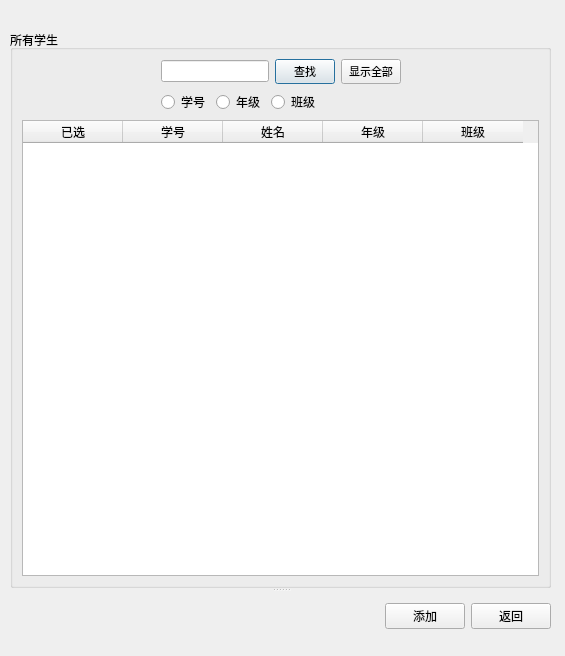
<?xml version="1.0" encoding="UTF-8"?>
<ui version="4.0">
 <class>AddStudent</class>
 <widget class="QDialog" name="AddStudent">
  <property name="geometry">
   <rect>
    <x>0</x>
    <y>0</y>
    <width>565</width>
    <height>656</height>
   </rect>
  </property>
  <property name="windowTitle">
   <string>Dialog</string>
  </property>
  <widget class="QSplitter" name="splitter">
   <property name="geometry">
    <rect>
     <x>10</x>
     <y>30</y>
     <width>541</width>
     <height>611</height>
    </rect>
   </property>
   <property name="orientation">
    <enum>Qt::Vertical</enum>
   </property>
   <widget class="QGroupBox" name="groupBox">
    <property name="sizePolicy">
     <sizepolicy hsizetype="Fixed" vsizetype="Fixed">
      <horstretch>0</horstretch>
      <verstretch>0</verstretch>
     </sizepolicy>
    </property>
    <property name="font">
     <font>
      <pointsize>9</pointsize>
     </font>
    </property>
    <property name="title">
     <string>所有学生</string>
    </property>
    <layout class="QGridLayout" name="gridLayout">
     <item row="0" column="0">
      <spacer name="horizontalSpacer_2">
       <property name="orientation">
        <enum>Qt::Horizontal</enum>
       </property>
       <property name="sizeHint" stdset="0">
        <size>
         <width>59</width>
         <height>20</height>
        </size>
       </property>
      </spacer>
     </item>
     <item row="0" column="1">
      <layout class="QVBoxLayout" name="verticalLayout">
       <item>
        <layout class="QHBoxLayout" name="horizontalLayout_2">
         <item>
          <widget class="QLineEdit" name="lineEdit_searchstudent"/>
         </item>
         <item>
          <widget class="QPushButton" name="pushButton_searchstudent">
           <property name="sizePolicy">
            <sizepolicy hsizetype="Fixed" vsizetype="Fixed">
             <horstretch>60</horstretch>
             <verstretch>25</verstretch>
            </sizepolicy>
           </property>
           <property name="maximumSize">
            <size>
             <width>60</width>
             <height>25</height>
            </size>
           </property>
           <property name="font">
            <font>
             <pointsize>8</pointsize>
            </font>
           </property>
           <property name="text">
            <string>查找</string>
           </property>
          </widget>
         </item>
         <item>
          <widget class="QPushButton" name="pushButton_allstudent">
           <property name="sizePolicy">
            <sizepolicy hsizetype="Fixed" vsizetype="Fixed">
             <horstretch>60</horstretch>
             <verstretch>25</verstretch>
            </sizepolicy>
           </property>
           <property name="maximumSize">
            <size>
             <width>60</width>
             <height>25</height>
            </size>
           </property>
           <property name="font">
            <font>
             <pointsize>8</pointsize>
            </font>
           </property>
           <property name="text">
            <string>显示全部</string>
           </property>
          </widget>
         </item>
        </layout>
       </item>
       <item>
        <layout class="QHBoxLayout" name="horizontalLayout">
         <item>
          <widget class="QRadioButton" name="radioButton_studentnumber">
           <property name="text">
            <string>学号</string>
           </property>
          </widget>
         </item>
         <item>
          <widget class="QRadioButton" name="radioButton_grade">
           <property name="text">
            <string>年级</string>
           </property>
          </widget>
         </item>
         <item>
          <widget class="QRadioButton" name="radioButton_class">
           <property name="text">
            <string>班级</string>
           </property>
          </widget>
         </item>
         <item>
          <spacer name="horizontalSpacer">
           <property name="orientation">
            <enum>Qt::Horizontal</enum>
           </property>
           <property name="sizeHint" stdset="0">
            <size>
             <width>40</width>
             <height>20</height>
            </size>
           </property>
          </spacer>
         </item>
        </layout>
       </item>
      </layout>
     </item>
     <item row="0" column="2">
      <spacer name="horizontalSpacer_3">
       <property name="orientation">
        <enum>Qt::Horizontal</enum>
       </property>
       <property name="sizeHint" stdset="0">
        <size>
         <width>58</width>
         <height>20</height>
        </size>
       </property>
      </spacer>
     </item>
     <item row="1" column="0" colspan="3">
      <widget class="QTableWidget" name="tableWidget_allstudent">
       <property name="font">
        <font>
         <family>宋体</family>
         <pointsize>9</pointsize>
        </font>
       </property>
       <property name="mouseTracking">
        <bool>false</bool>
       </property>
       <property name="toolTip">
        <string>所有学生名单</string>
       </property>
       <property name="editTriggers">
        <set>QAbstractItemView::NoEditTriggers</set>
       </property>
       <column>
        <property name="text">
         <string>已选</string>
        </property>
       </column>
       <column>
        <property name="text">
         <string>学号</string>
        </property>
       </column>
       <column>
        <property name="text">
         <string>姓名</string>
        </property>
       </column>
       <column>
        <property name="text">
         <string>年级</string>
        </property>
       </column>
       <column>
        <property name="text">
         <string>班级</string>
        </property>
       </column>
      </widget>
     </item>
    </layout>
   </widget>
   <widget class="QWidget" name="">
    <layout class="QHBoxLayout" name="horizontalLayout_3">
     <item>
      <spacer name="horizontalSpacer_4">
       <property name="orientation">
        <enum>Qt::Horizontal</enum>
       </property>
       <property name="sizeHint" stdset="0">
        <size>
         <width>40</width>
         <height>20</height>
        </size>
       </property>
      </spacer>
     </item>
     <item>
      <widget class="QPushButton" name="pushButton_add">
       <property name="sizePolicy">
        <sizepolicy hsizetype="Fixed" vsizetype="Fixed">
         <horstretch>0</horstretch>
         <verstretch>0</verstretch>
        </sizepolicy>
       </property>
       <property name="text">
        <string>添加</string>
       </property>
      </widget>
     </item>
     <item>
      <widget class="QPushButton" name="pushButton_cancel">
       <property name="sizePolicy">
        <sizepolicy hsizetype="Fixed" vsizetype="Fixed">
         <horstretch>0</horstretch>
         <verstretch>0</verstretch>
        </sizepolicy>
       </property>
       <property name="text">
        <string>返回</string>
       </property>
      </widget>
     </item>
    </layout>
   </widget>
  </widget>
 </widget>
 <resources/>
 <connections/>
</ui>
